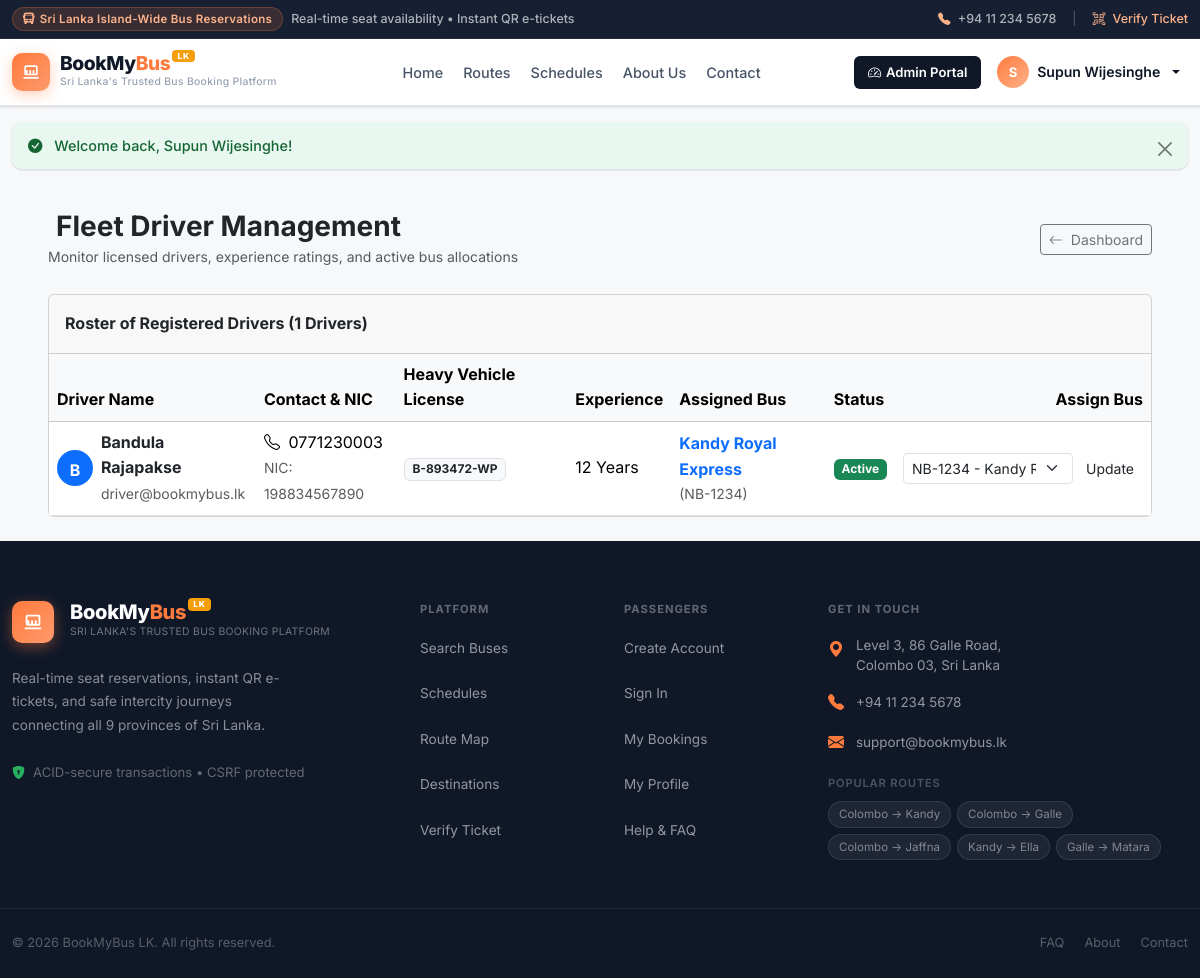
Screenshot of /admin/drivers.php (signed in) with the database file from the repository.
### tables this page shows
CREATE TABLE drivers (
    id INT PRIMARY KEY AUTO_INCREMENT,
    user_id INT NOT NULL UNIQUE,
    license_number VARCHAR(50) NOT NULL,
    nic VARCHAR(20) NOT NULL,
    assigned_bus_id INT DEFAULT NULL,
    experience_years INT DEFAULT 8,
    status ENUM('active', 'on_leave', 'inactive') DEFAULT 'active',
    FOREIGN KEY (user_id) REFERENCES users(id) ON DELETE CASCADE,
    FOREIGN KEY (assigned_bus_id) REFERENCES buses(id) ON DELETE SET NULL
);

CREATE TABLE users (
    id INT PRIMARY KEY AUTO_INCREMENT,
    role_id INT NOT NULL,
    name VARCHAR(100) NOT NULL,
    email VARCHAR(100) NOT NULL UNIQUE,
    phone VARCHAR(20) NOT NULL,
    nic VARCHAR(20),
    password VARCHAR(255) NOT NULL,
    status ENUM('active', 'inactive', 'suspended') DEFAULT 'active',
    created_at DATETIME DEFAULT CURRENT_TIMESTAMP,
    FOREIGN KEY (role_id) REFERENCES roles(id) ON DELETE CASCADE
);

CREATE TABLE buses (
    id INT PRIMARY KEY AUTO_INCREMENT,
    bus_number VARCHAR(20) NOT NULL UNIQUE,
    bus_name VARCHAR(100) NOT NULL,
    total_seats INT NOT NULL DEFAULT 30,
    bus_type ENUM('Normal', 'Semi Luxury', 'Luxury', 'Super Luxury') DEFAULT 'Luxury',
    operator VARCHAR(100) DEFAULT 'SLTB Express',
    ac_type ENUM('AC', 'Non-AC') DEFAULT 'AC',
    wifi TINYINT(1) DEFAULT 1,
    usb_charging TINYINT(1) DEFAULT 1,
    status ENUM('active', 'maintenance', 'inactive') DEFAULT 'active',
    last_maintenance_date DATE DEFAULT NULL,
    next_maintenance_date DATE DEFAULT NULL
);

### includes/auth.php (called while the page is built, shortened)
<?php
function e(?string $string): string {
    return htmlspecialchars((string)$string, ENT_QUOTES, 'UTF-8');
}

### admin/drivers.php (the view, shortened to what this page needs)
<?php
require_once __DIR__ . '/../includes/auth.php';
$res = mysqli_query($conn, "SELECT d.*, u.name, u.email, u.phone, b.bus_number, b.bus_name
                            FROM drivers d
                            JOIN users u ON d.user_id = u.id
                            LEFT JOIN buses b ON d.assigned_bus_id = b.id
                            ORDER BY d.id ASC");
$drivers = [];
while ($row = mysqli_fetch_assoc($res)) {
    $drivers[] = $row;
}
$buses_res = mysqli_query($conn, "SELECT id, bus_number, bus_name FROM buses WHERE status = 'active'");
$buses_list = [];
while ($b = mysqli_fetch_assoc($buses_res)) {
    $buses_list[] = $b;
}
include __DIR__ . '/../includes/header.php';
?>
<div class="container-fluid my-4 px-lg-5">
    <div class="d-flex justify-content-between align-items-center mb-4 flex-wrap gap-2">
        <div>
            <h3 class="fw-bold text-dark mb-0"><i class="bi bi-steering-wheel text-primary me-2"></i> Fleet Driver Management</h3>
            <small class="text-muted">Monitor licensed drivers, experience ratings, and active bus allocations</small>
        </div>
        <a href="index.php" class="btn btn-outline-secondary btn-sm"><i class="bi bi-arrow-left me-1"></i> Dashboard</a>
    </div>
    <div class="card card-custom">
        <div class="card-header card-header-custom py-3">
            <span class="fw-bold">Roster of Registered Drivers (<?php echo count($drivers); ?> Drivers)</span>
        </div>
        <div class="card-body p-0">
            <div class="table-responsive">
                <table class="table table-hover align-middle mb-0">
                    <thead class="table-light">
                        <tr>
                            <th>Driver Name</th>
                            <th>Contact & NIC</th>
                            <th>Heavy Vehicle License</th>
                            <th>Experience</th>
                            <th>Assigned Bus</th>
                            <th>Status</th>
                            <th class="text-end">Assign Bus</th>
                        </tr>
                    </thead>
                    <tbody>
                        <?php foreach ($drivers as $d): ?>
                            <tr>
                                <td>
                                    <div class="d-flex align-items-center gap-2">
                                        <div class="bg-primary text-white rounded-circle p-2 text-center fw-bold" style="width: 36px; height: 36px;">
                                            <?php echo strtoupper(substr($d['name'], 0, 1)); ?>
                                        </div>
                                        <div>
                                            <strong class="text-dark"><?php echo e($d['name']); ?></strong><br>
                                            <small class="text-muted"><?php echo e($d['email']); ?></small>
                                        </div>
                                    </div>
                                </td>
                                <td>
                                    <div><i class="bi bi-telephone me-1"></i> <?php echo e($d['phone']); ?></div>
                                    <small class="text-muted">NIC: <?php echo e($d['nic']); ?></small>
                                </td>
                                <td>
                                    <span class="badge bg-light text-dark border"><?php echo e($d['license_number']); ?></span>
                                </td>
                                <td><?php echo (int)$d['experience_years']; ?> Years</td>
                                <td>
                                    <?php if ($d['bus_name']): ?>
                                        <span class="fw-bold text-primary"><?php echo e($d['bus_name']); ?></span>
                                        <small class="text-muted d-block">(<?php echo e($d['bus_number']); ?>)</small>
                                    <?php else: ?>
                                        <span class="text-muted small">Not Assigned</span>
                                    <?php endif; ?>
                                </td>
                                <td><span class="badge bg-success"><?php echo ucfirst($d['status']); ?></span></td>
                                <td class="text-end">
                                    <form method="POST" action="drivers.php" class="d-inline-flex gap-1">
                                        <select name="bus_id" class="form-select form-select-sm" style="width: 170px;">
                                            <?php foreach ($buses_list as $b): ?>
                                                <option value="<?php echo $b['id']; ?>" <?php echo $d['assigned_bus_id'] == $b['id'] ? 'selected' : ''; ?>>
                                                    <?php echo e($b['bus_number']); ?> - <?php echo e($b['bus_name']); ?>
                                                </option>
                                            <?php endforeach; ?>
                                        </select>
                                        <button type="submit" class="btn btn-sm btn-primary-custom">Update</button>
                                    </form>
                                </td>
                            </tr>
                        <?php endforeach; ?>
                    </tbody>
                </table>
            </div>
        </div>
    </div>
</div>
<?php include __DIR__ . '/../includes/footer.php'; ?>

### style.css (style rules this page uses)
:root { --qs-navy: #101828; --qs-midnight: #172033; --qs-navy-hover: #0d1f38; --qs-orange: #FF7A3D; --qs-orange-hover: #f06826; --qs-orange-light: #FFF0E8; --qs-peach: #FFB38A; --qs-green: #27AE60; --qs-green-hover:#219150; --qs-green-light:#E8F8F0; --qs-red: #E25555; --qs-red-hover: #c94444; --qs-red-light: #FEF0F0; --qs-blue: #3B82F6; --bmb-gold: #F59E0B; --bmb-gold-hover: #D97706; --bmb-gold-light: #FFFBEB; --bmb-gold-border: rgba(245,158,11,.25); --qs-bg: #F7F8FA; --qs-white: #FFFFFF; --qs-card: #FFFFFF; --qs-text: #101828; --qs-text-secondary: #475467; --qs-text-muted: #98A2B3; --qs-border: #E4E7EC; --qs-border-light: #F2F4F7; --shadow-xs: 0 1px 2px rgba(16,24,40,.06); --shadow-sm: 0 1px 3px rgba(16,24,40,.1), 0 1px 2px rgba(16,24,40,.06); --shadow-md: 0 4px 8px -2px rgba(16,24,40,.1), 0 2px 4px -2px rgba(16,24,40,.06); --shadow-lg: 0 12px 16px -4px rgba(16,24,40,.08), 0 4px 6px -2px rgba(16,24,40,.03); --shadow-xl: 0 20px 24px -4px rgba(16,24,40,.08), 0 8px 8px -4px rgba(16,24,40,.03); --shadow-orange: 0 4px 14px rgba(255,122,61,.35); --transition: all 0.22s cubic-bezier(0.4,0,0.2,1); --transition-slow: all 0.38s cubic-bezier(0.4,0,0.2,1); --max-width: 1200px; --radius-sm: 6px; --radius-md: 10px; --radius-lg: 16px; --radius-xl: 24px; --radius-full: 9999px; }
*, *::before, *::after { box-sizing: border-box; }
html { scroll-behavior: smooth; }
body { font-family: 'Inter', system-ui, -apple-system, sans-serif; background-color: var(--qs-bg); color: var(--qs-text); min-height: 100vh; display: flex; flex-direction: column; line-height: 1.6; -webkit-font-smoothing: antialiased; }
h1, h2, h3, h4, h5, h6 { font-family: 'Inter', sans-serif; font-weight: 700; line-height: 1.25; color: var(--qs-text); }

### rows the page displays
drivers: user.name "B", user.name "Bandula Rajapakse", user.email "driver@bookmybus.lk", user.phone "0771230003", nic "198834567890", license_number "B-893472-WP", experience_years "12", assigned_bus.bus_name "Kandy Royal Express", assigned_bus.bus_number "NB-1234", status "Active", bus_id "NB-1234 - Kandy Royal Express"

### other values shown
substr($current_user['name'], 0, 1) "S"
$current_user['name'] "Supun Wijesinghe"
$_SESSION['flash_success'] "Welcome back, Supun Wijesinghe!"
count($drivers) "1"
$label "Search Buses"
$label "Schedules"
$label "Route Map"
$label "Destinations"
$label "Verify Ticket"
$label "Create Account"
$label "Sign In"
$label "My Bookings"
$label "My Profile"
$label "Help & FAQ"
$r "Colombo → Kandy"
